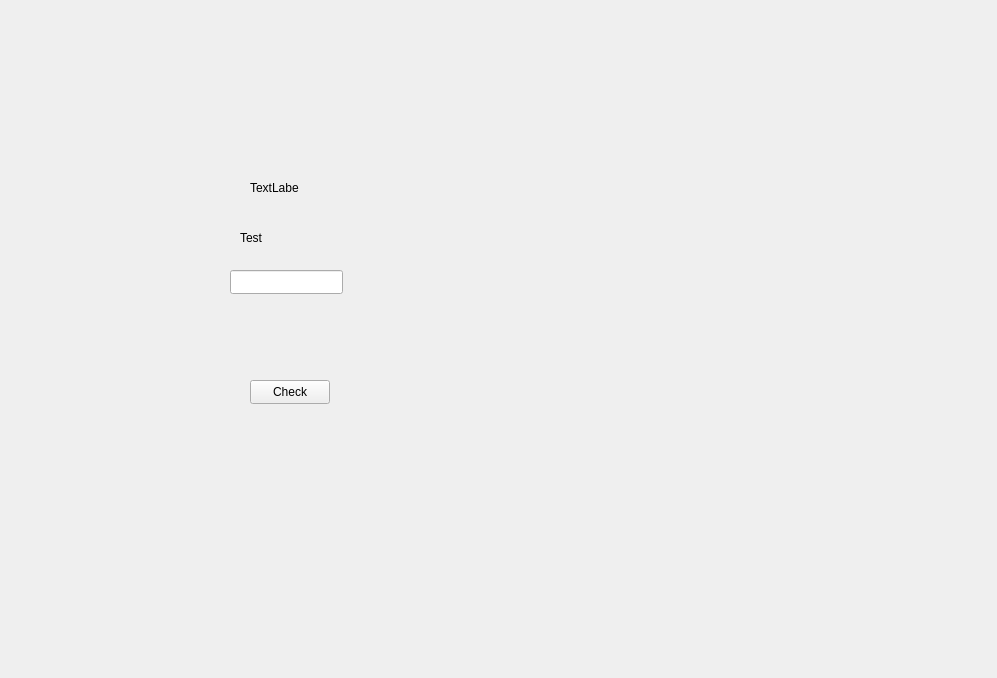
<?xml version="1.0" encoding="UTF-8"?>
<ui version="4.0">
 <class>TestForm</class>
 <widget class="QWidget" name="TestForm">
  <property name="geometry">
   <rect>
    <x>0</x>
    <y>0</y>
    <width>997</width>
    <height>678</height>
   </rect>
  </property>
  <property name="windowTitle">
   <string>Form</string>
  </property>
  <widget class="QPushButton" name="pushButton">
   <property name="geometry">
    <rect>
     <x>250</x>
     <y>380</y>
     <width>80</width>
     <height>24</height>
    </rect>
   </property>
   <property name="text">
    <string>Check</string>
   </property>
  </widget>
  <widget class="QLineEdit" name="lineEdit">
   <property name="geometry">
    <rect>
     <x>230</x>
     <y>270</y>
     <width>113</width>
     <height>24</height>
    </rect>
   </property>
  </widget>
  <widget class="QLabel" name="label">
   <property name="geometry">
    <rect>
     <x>250</x>
     <y>180</y>
     <width>49</width>
     <height>16</height>
    </rect>
   </property>
   <property name="text">
    <string>TextLabel</string>
   </property>
  </widget>
  <widget class="QLabel" name="label_2">
   <property name="geometry">
    <rect>
     <x>240</x>
     <y>230</y>
     <width>49</width>
     <height>16</height>
    </rect>
   </property>
   <property name="text">
    <string>Test</string>
   </property>
  </widget>
 </widget>
 <resources/>
 <connections/>
</ui>
